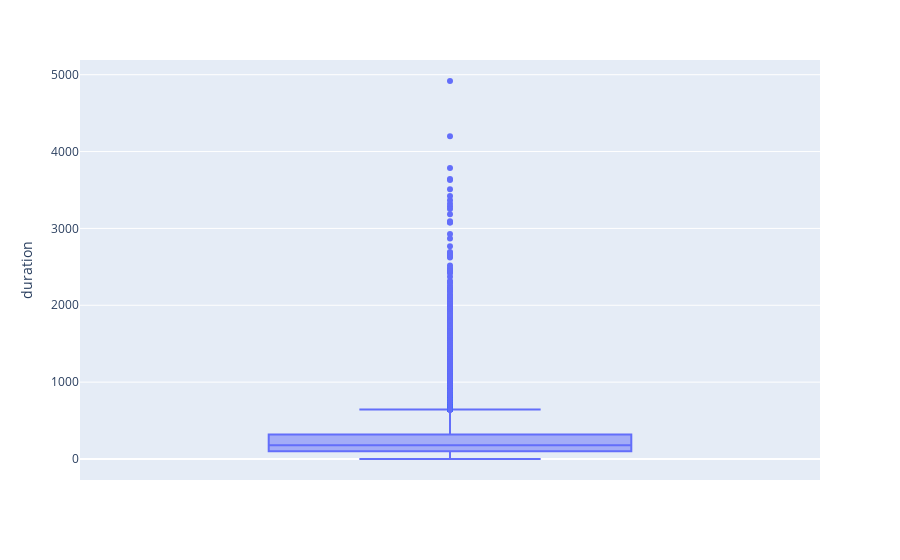

The notebook cell this image was saved under:
### Code cell
px.box(df, y="duration")

### Figure 1 — Plotly figure (JSON) as saved in the notebook; plotly's stock layout.template omitted (floating-point values rounded to 4 significant figures; data arrays with more than 128 entries replaced by an {"elided": "..."} marker saying what was removed)
{"data": [{"alignmentgroup": "True", "hovertemplate": "duration=%{y}<extra></extra>", "legendgroup": "", "marker": {"color": "#636efa"}, "name": "", "notched": false, "offsetgroup": "", "orientation": "v", "showlegend": false, "type": "box", "x0": " ", "xaxis": "x", "y": {"elided": "41188 int values"}, "y0": " ", "yaxis": "y"}], "layout": {"boxmode": "group", "legend": {"tracegroupgap": 0}, "margin": {"t": 60}, "xaxis": {"anchor": "y", "domain": [0, 1]}, "yaxis": {"anchor": "x", "domain": [0, 1], "title": {"text": "duration"}}}}
